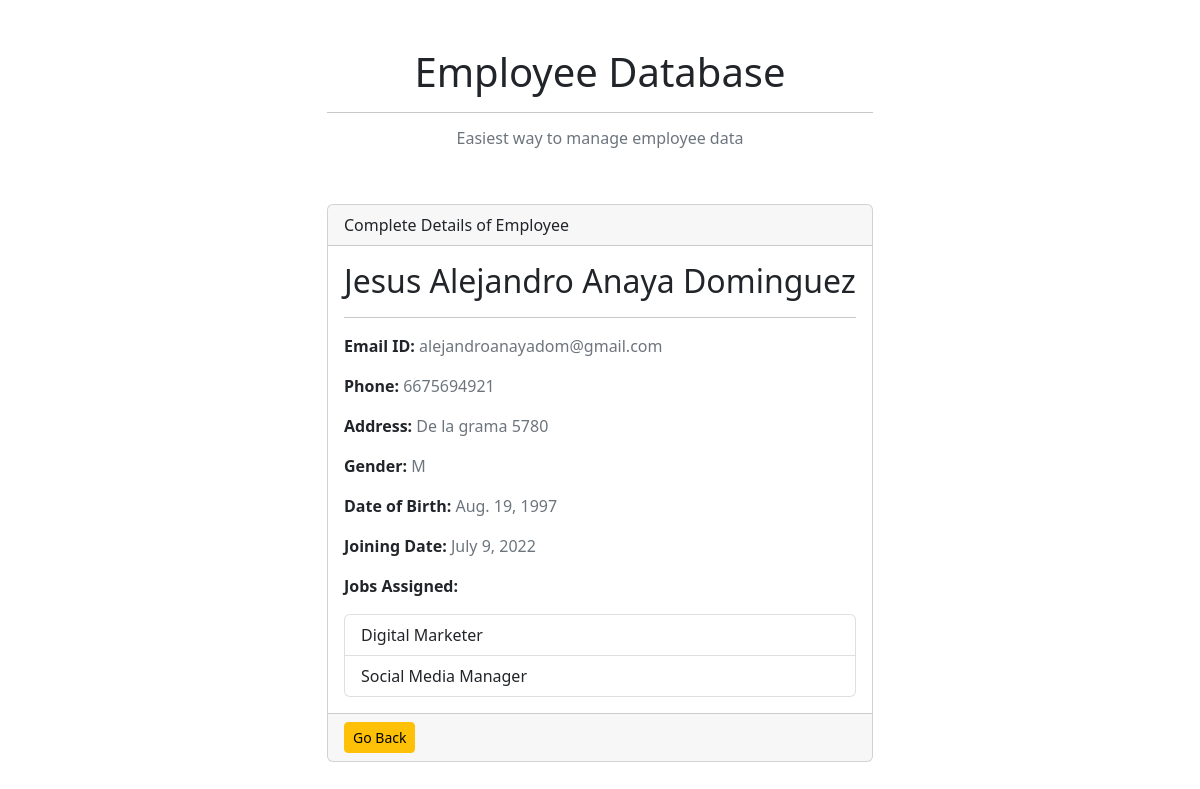
Screenshot of /employees/2/ with the database file from the repository.
### ems/models.py (models this page shows, shortened)
class Employee(models.Model):
    GENDER_CHOICES = [('M', 'Male'), ('F', 'Female'), ('O', 'Other')]
    first_name = models.CharField(max_length = 200)
    last_name = models.CharField(max_length = 200)
    email_id = models.EmailField(max_length = 250)
    phone_number = models.CharField(max_length = 13, blank = True)
    address = models.TextField()
    gender = models.CharField(max_length = 1, choices = GENDER_CHOICES, blank = True)
    dob = models.DateField()
    joining_date = models.DateField()
    jobs = models.ManyToManyField('Job', blank = True)

class Job(models.Model):
    name = models.CharField(max_length = 250)

### ems/views.py (the view)
# urls.py: path('employees/<int:employee_id>/', views.employee_detail, name = 'employee_detail')
def employee_detail(request, employee_id):
    try:
        employee = Employee.objects.get(id = employee_id)
    except Employee.DoesNotExist:
        raise Http404('Employee not found')
    return render(request, 'ems/employee_detail.html', {'employee': employee})

### ems/templates/ems/employee_detail.html
{% extends 'ems/base.html' %}
{% block content %}
<div class="col-md-6">
    <div class="card mb-5">
        <div class="card-header">Complete Details of Employee</div>
        <div class="card-body">
            <h2>{{ employee.first_name|capfirst }} {{ employee.last_name|capfirst }}</h2>
            <hr>
            <p><strong>Email ID:</strong> <span class="text-secondary">{{ employee.email_id }}</span></p>
            <p><strong>Phone:</strong> <span class="text-secondary">{{ employee.phone_number }}</span></p>
            <p><strong>Address:</strong> <span class="text-secondary">{{ employee.address }}</span></p>
            <p><strong>Gender:</strong> <span class="text-secondary">{{ employee.gender }}</span></p>
            <p><strong>Date of Birth:</strong> <span class="text-secondary">{{ employee.dob }}</span></p>
            <p><strong>Joining Date:</strong> <span class="text-secondary">{{ employee.joining_date }}</span></p>
            <p><strong>Jobs Assigned:</strong></p>
            {% if employee.jobs.all %}
            <ul class="list-group">
            {% for job in employee.jobs.all %}
                <li class="list-group-item">{{ job.name }}</li>
            {% endfor %}
            </ul>
            {% endif %}
        </div>
        <div class="card-footer">
            <a href="{% url 'home' %}" class="btn btn-sm btn-warning">Go Back</a>
        </div>
    </div>
</div>
{% endblock content %}

### rows the page displays
Employee: first_name "Jesus Alejandro", last_name "Anaya Dominguez", email_id "alejandroanayadom@gmail.com", phone_number "6675694921", address "De la grama 5780", gender "M", dob "Aug. 19, 1997", joining_date "July 9, 2022"
Job: name "Digital Marketer"
Job: name "Social Media Manager"
